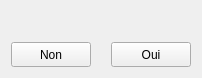
<?xml version="1.0" encoding="UTF-8"?>
<ui version="4.0">
 <class>ConfirmDelete</class>
 <widget class="QWidget" name="ConfirmDelete">
  <property name="geometry">
   <rect>
    <x>0</x>
    <y>0</y>
    <width>202</width>
    <height>78</height>
   </rect>
  </property>
  <property name="windowTitle">
   <string>Form</string>
  </property>
  <layout class="QVBoxLayout" name="verticalLayout">
   <item>
    <widget class="QLabel" name="textPromptLabel">
     <property name="text">
      <string/>
     </property>
    </widget>
   </item>
   <item>
    <layout class="QHBoxLayout" name="horizontalLayout">
     <item>
      <widget class="QPushButton" name="no">
       <property name="maximumSize">
        <size>
         <width>16777215</width>
         <height>25</height>
        </size>
       </property>
       <property name="text">
        <string>Non</string>
       </property>
      </widget>
     </item>
     <item>
      <spacer name="horizontalSpacer">
       <property name="orientation">
        <enum>Qt::Horizontal</enum>
       </property>
       <property name="sizeHint" stdset="0">
        <size>
         <width>40</width>
         <height>20</height>
        </size>
       </property>
      </spacer>
     </item>
     <item>
      <widget class="QPushButton" name="yes">
       <property name="maximumSize">
        <size>
         <width>16777215</width>
         <height>25</height>
        </size>
       </property>
       <property name="text">
        <string>Oui</string>
       </property>
      </widget>
     </item>
    </layout>
   </item>
  </layout>
 </widget>
 <resources/>
 <connections/>
</ui>
